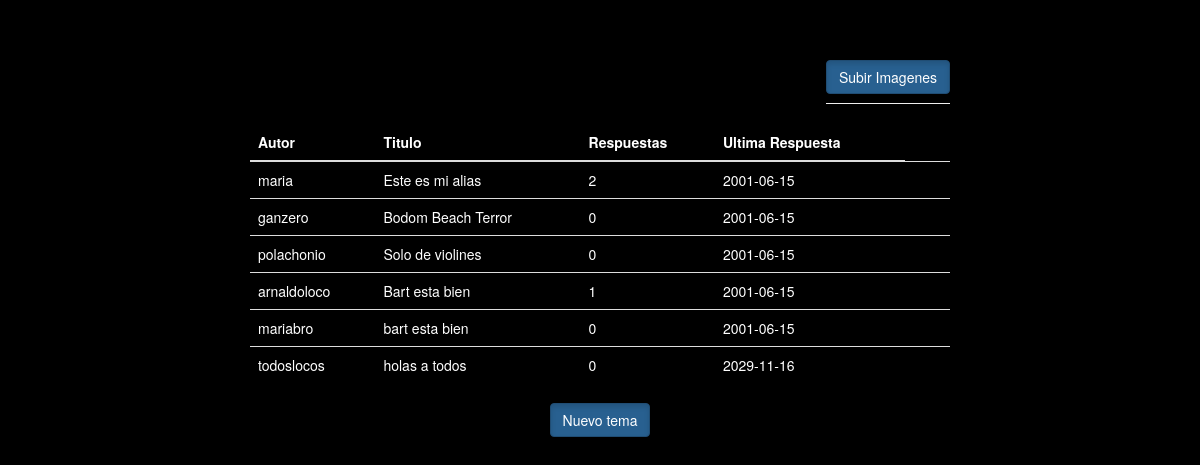
Screenshot of /user_app.php with the database file from the repository.
### tables this page shows
CREATE TABLE `foro` (
  `ID` int(7) UNSIGNED NOT NULL,
  `titulo` varchar(40) NOT NULL,
  `mensaje` text NOT NULL,
  `fecha` date NOT NULL,
  `respuestas` int(11) NOT NULL DEFAULT '0',
  `identificador` int(7) NOT NULL DEFAULT '0',
  `ult_respuesta` date DEFAULT NULL
);

CREATE TABLE `users_comunes` (
  `id_usuario` int(11) NOT NULL,
  `username` varchar(20) NOT NULL,
  `password` char(32) NOT NULL,
  `email` varchar(80) NOT NULL,
  `fecha_alta` timestamp NOT NULL DEFAULT CURRENT_TIMESTAMP ON UPDATE CURRENT_TIMESTAMP
);

### user_app.php (the view, shortened to what this page needs)
<!DOCTYPE html>
<html lang="es">
<head>
    <link href="CSS/bootstrap.min.css" rel="stylesheet">
    <link href="CSS/ie10-viewport-bug-workaround.css" rel="stylesheet">
    <link href="CSS/jumbotron-narrow.css" rel="stylesheet">
    <link rel="stylesheet" href="CSS/style,css">
    <link rel="stylesheet" href="CSS\font-awesome.css">
</head>
<body style="background-color: #000; color: #fff">
<div class="container">
<div class="page-header pull-right">
	<nav>
		<a href="subirimagenes.php"><button class="btn btn-primary active"> Subir Imagenes </button></a>
	</nav>
</div>
<div class="container"></div>
<table class="table">
<?php
    $con = crearConexion();
    $con -> set_charset("utf-8");
	$sql = "SELECT u.username,f.titulo,f.respuestas,f.ult_respuesta from foro f inner join users_comunes u on f.ID=u.id_usuario order by f.ult_respuesta";
	$result = $con->query($sql);
 			echo "<thead>";
            echo "<tr>";
            echo "<th>";
            echo "Autor";
            echo "</th>";
            echo "<th>";
            echo "Titulo";
            echo "</th>";
            echo "<th>";
            echo "Respuestas";
            echo "</th>";
            echo "<th>";
            echo "Ultima Respuesta";
            echo "</th>";
            echo "</tr>";
            echo "</thead>";
            echo " <tbody>";
            while ($row=$result->fetch_row()) {
              echo "<tr>";
              foreach ($row as $valor) {
                echo "<td>";
                echo "$valor";
                echo "</td>";
               }
              echo "<td>";
             ?>
             <?php
             echo "</td>";
             echo "<td>";
            ?>
            <?php
            echo "</td>";
            echo "</tr>";
          }
              ?>
</tbody>
</table>
<a href="formulario.php"><button class="btn btn-primary active center-block"> Nuevo tema </button></a>
</div>
</body>
</html>

### CSS/jumbotron-narrow.css (style rules this page uses)
body { padding-top: 20px; padding-bottom: 20px; }
@media (min-width: 768px) { .container { max-width: 730px; } }

### rows the page displays
foro: users_comunes.username "maria", titulo "Este es mi alias", respuestas "2", ult_respuesta "2001-06-15"
foro: users_comunes.username "ganzero", titulo "Bodom Beach Terror", respuestas "0", ult_respuesta "2001-06-15"
foro: users_comunes.username "polachonio", titulo "Solo de violines", respuestas "0", ult_respuesta "2001-06-15"
foro: users_comunes.username "arnaldoloco", titulo "Bart esta bien", respuestas "1", ult_respuesta "2001-06-15"
foro: users_comunes.username "mariabro", titulo "bart esta bien", respuestas "0", ult_respuesta "2001-06-15"
foro: users_comunes.username "todoslocos", titulo "holas a todos", respuestas "0", ult_respuesta "2029-11-16"
